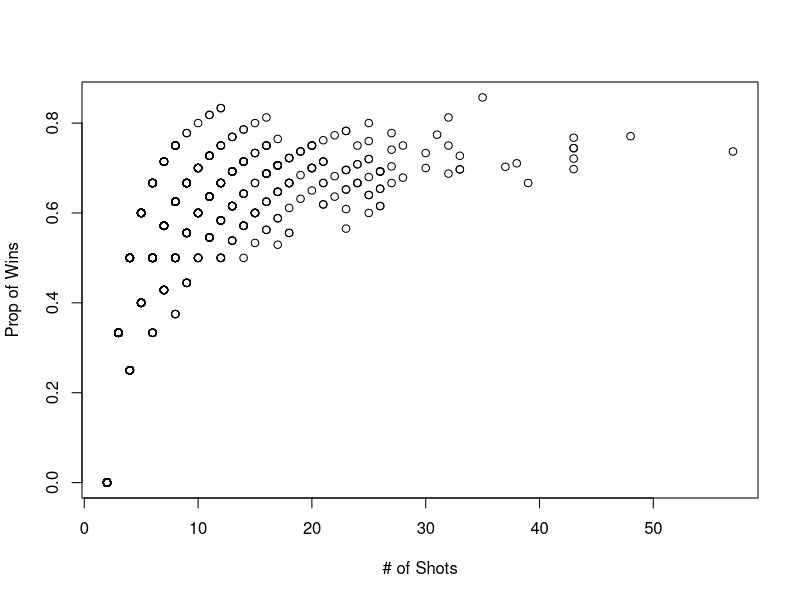

Reproduce this figure in R.
## ---- chunk 1

p_shots <- function(prob) {
  n_shots <- 2
  x_shot <- rbinom(2,1,prob)
  repeat {
    if(x_shot[n_shots-1] == 0 & x_shot[n_shots] == 0){
      break()
    }
    else{
      x_shot <- append(x_shot, rbinom(1,1,prob))
    }
  n_shots <- n_shots + 1
  }
wins <- sum(x_shot)/length(x_shot)
return(cbind(c(n_shots),c(wins)))
  
}

# similuation x1000
sim_shots <- c(rep(0, 1000))
for (i in 1:1000) {
 sim_shots[i] <- p_shots(0.6)[1]
}

# summary statistics
mean(sim_shots)
sd(sim_shots)
## not quite sure how to get distribution
## ---- chunk 2
# scatter plot
  ## alter 1st simulation
sim_shots2 <- cbind(c(rep(0,1000)), c(rep(0,1000)))
for (i in 1:1000) {
 sim_shots2[i,] <- p_shots(0.6)
}

plot(sim_shots2[,1], sim_shots2[,2], xlab = "# of Shots", ylab = "Prop of Wins")
## ---- chunk 3
#continuous probability simulation

n_sims <- 1000
total_weight <- c(rep(0,n_sims))

for (i in 1:n_sims){
  N <- 10
  n_men <- sum(rbinom(N, 1, 0.48))
  w_men <- sum(exp(rnorm(n_men, 5.13, 0.17)))
  w_women <- sum(exp(rnorm(10 - n_men, 4.96, 0.20)))
  total_weight[i] <- w_men + w_women
}

ow_prob <- sum(total_weight > 1750) / length(total_weight)
ow_prob

